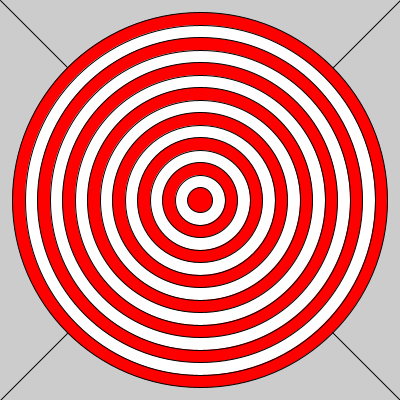
Frame 1 (no input)
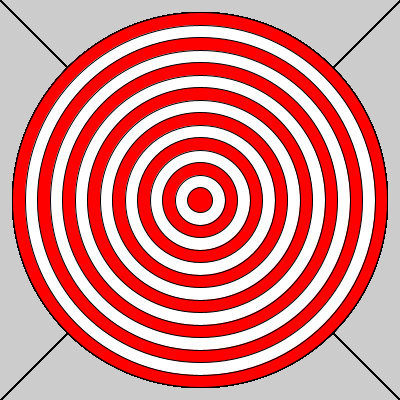
Frame 60 (the mouse pressed at the canvas centre just before this capture)
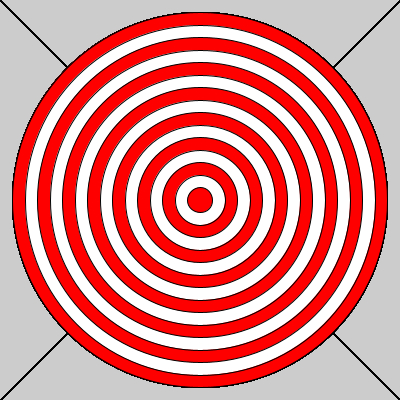
Frame 120 (the mouse held since frame 60 and released just before this capture)

The Processing sketch that drew these frames (run headless with seeded random() and noise(); from frame 60 on, the mouse is pressed at the canvas centre):

// Processing sketch: processing_127507
// ── processing_127507.pde

int counter;
 
void setup() {  //setup function called initially, only once
size(400,400);
}
void draw() { //draw function loops
fill(100,100,0);
line(400,0,0,400);
line (0, 0, 400, 400);
fill(255,0,0);
ellipse(200,200,375,375);
fill(255,255,255);
ellipse(200,200,350,350);
fill(255,0,0);
ellipse(200,200,325,325);
fill(255,255,255);
ellipse(200,200,300,300);
fill(255,0,0);
ellipse(200,200,275,275);
fill(255,255,255);
ellipse(200,200,250,250);
fill(255,0,0);
ellipse(200,200,225,225);
fill(255,255,255);
ellipse(200,200,200,200);
fill(255,0,0);
ellipse(200,200,175,175);
fill(255,255,255);
ellipse(200,200,150,150);
fill(255,0,0);
ellipse(200,200,125,125);
fill(255,255,255);
ellipse(200,200,100,100);
fill(255,0,0);
ellipse(200,200,75,75);
fill(255,255,255);
ellipse(200,200,50,50);
fill(255,0,0);
ellipse(200,200,25,25);
 
}

 
